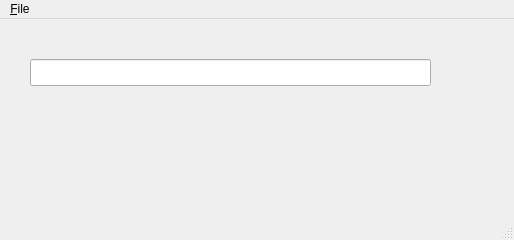
<?xml version="1.0" encoding="UTF-8"?>
<ui version="4.0">
 <class>MainWindow1</class>
 <widget class="QMainWindow" name="MainWindow1">
  <property name="geometry">
   <rect>
    <x>0</x>
    <y>0</y>
    <width>514</width>
    <height>240</height>
   </rect>
  </property>
  <property name="windowTitle">
   <string>MainWindow</string>
  </property>
  <widget class="QWidget" name="centralwidget">
   <widget class="QLineEdit" name="lineEdit">
    <property name="geometry">
     <rect>
      <x>30</x>
      <y>40</y>
      <width>401</width>
      <height>27</height>
     </rect>
    </property>
   </widget>
  </widget>
  <widget class="QMenuBar" name="menubar">
   <property name="geometry">
    <rect>
     <x>0</x>
     <y>0</y>
     <width>514</width>
     <height>25</height>
    </rect>
   </property>
   <widget class="QMenu" name="menuMenu">
    <property name="title">
     <string>&amp;File</string>
    </property>
    <addaction name="action_Open"/>
    <addaction name="action_Save"/>
    <addaction name="action_Close"/>
   </widget>
   <addaction name="menuMenu"/>
  </widget>
  <widget class="QStatusBar" name="statusbar"/>
  <action name="action_Open">
   <property name="text">
    <string>&amp;Open</string>
   </property>
  </action>
  <action name="action_Save">
   <property name="text">
    <string>&amp;Save</string>
   </property>
  </action>
  <action name="action_Close">
   <property name="text">
    <string>&amp;Close</string>
   </property>
  </action>
 </widget>
 <resources/>
 <connections/>
</ui>
